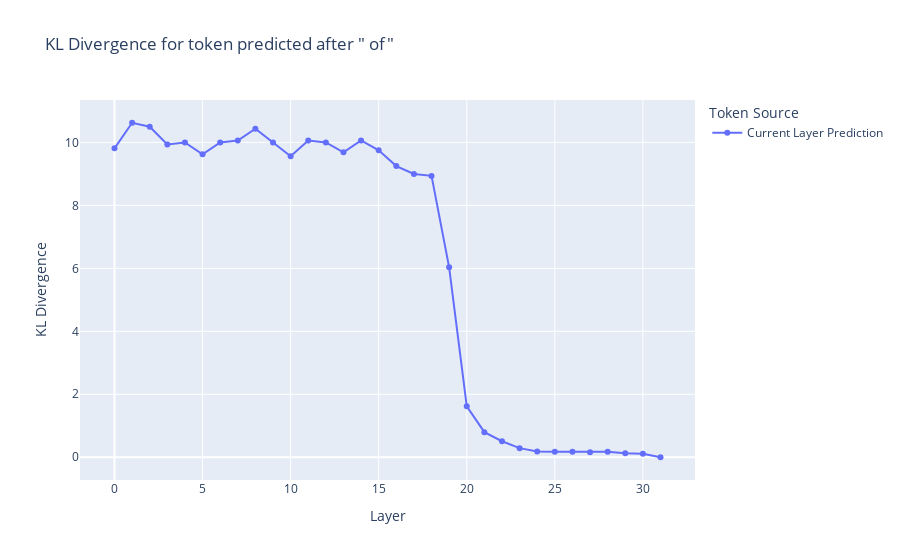

Here is the notebook cell this chart was saved with:
### Code cell
ll.logitKLDivergence(llama, prompt, remote=True, heatmap=False, token=None)

### Figure 1 — Plotly figure (JSON) as saved in the notebook; plotly's stock layout.template omitted (floating-point values rounded to 4 significant figures)
{"data": [{"hovertemplate": "Input Token:  of<br>Layer: %{x}<br>Predicted Token: %{text}<br>KL Divergence: %{y:.4f}<br><extra></extra>", "legendgroup": "Current Layer Prediction", "line": {"color": "#636efa", "dash": "solid"}, "marker": {"symbol": "circle"}, "mode": "lines+markers", "name": "Current Layer Prediction", "orientation": "v", "showlegend": true, "text": ["Looper", "oley", "内の", "内の", " en", " Oaks", " Oaks", "allis", ".Tick", "uzu", "�", ")frame", ")frame", " Vend", "oplevel", "undler", "undler", "undler", " _______,", " Paris", " Paris", " Paris", " Paris", " Paris", " Paris", " Paris", " Paris", " Paris", " Paris", " Paris", " Paris", " Paris"], "texttemplate": "%{text}", "type": "scatter", "x": [0, 1, 2, 3, 4, 5, 6, 7, 8, 9, 10, 11, 12, 13, 14, 15, 16, 17, 18, 19, 20, 21, 22, 23, 24, 25, 26, 27, 28, 29, 30, 31], "xaxis": "x", "y": [9.812, 10.62, 10.5, 9.938, 10.0, 9.625, 10.0, 10.06, 10.44, 10.0, 9.562, 10.06, 10.0, 9.688, 10.06, 9.75, 9.25, 9.0, 8.938, 6.031, 1.617, 0.7969, 0.5078, 0.2891, 0.1816, 0.1709, 0.1709, 0.1602, 0.1709, 0.1279, 0.1143, 0.0], "yaxis": "y"}], "layout": {"legend": {"title": {"text": "Token Source"}, "tracegroupgap": 0}, "title": {"text": "KL Divergence for token predicted after \" of\""}, "xaxis": {"anchor": "y", "domain": [0, 1], "title": {"text": "Layer"}}, "yaxis": {"anchor": "x", "domain": [0, 1], "title": {"text": "KL Divergence"}}}}
